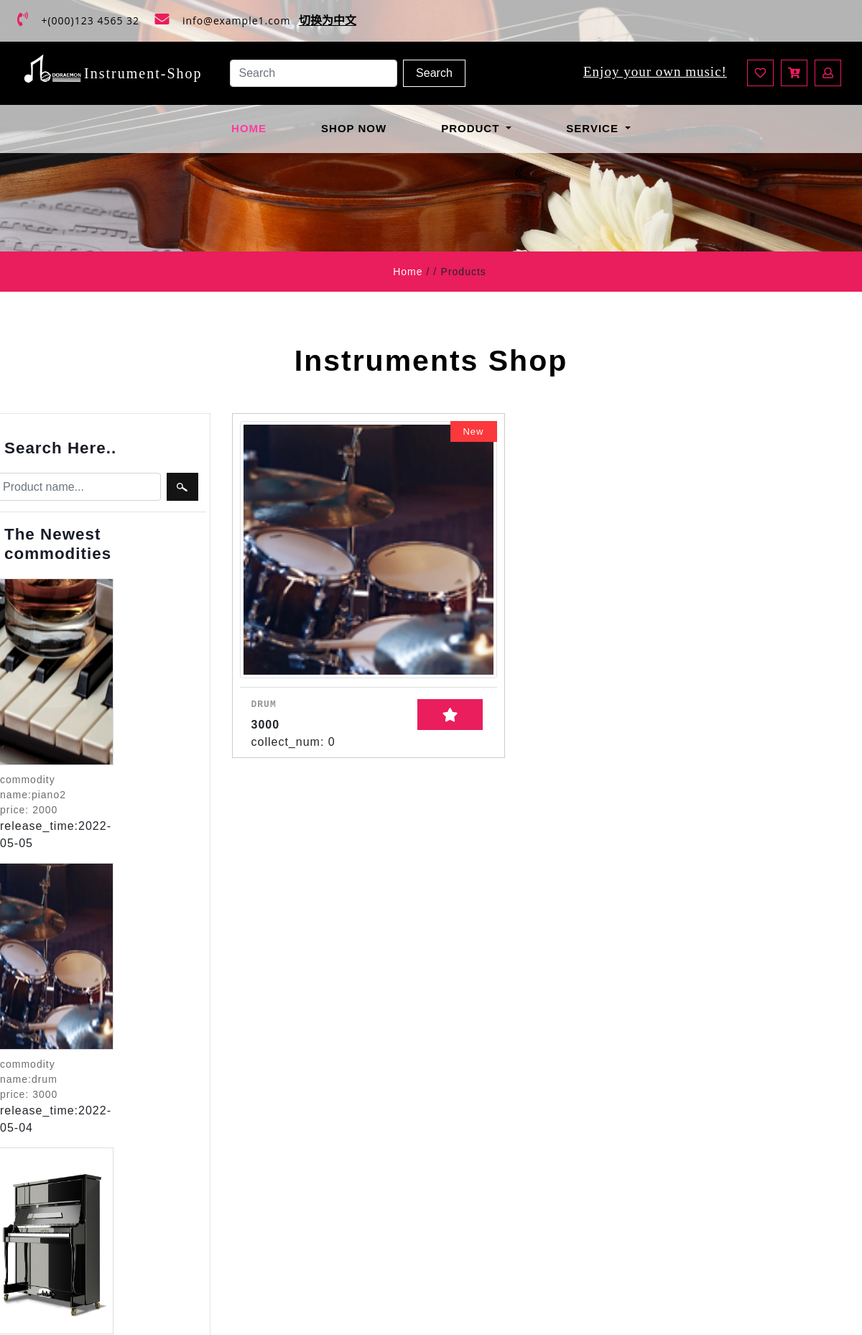
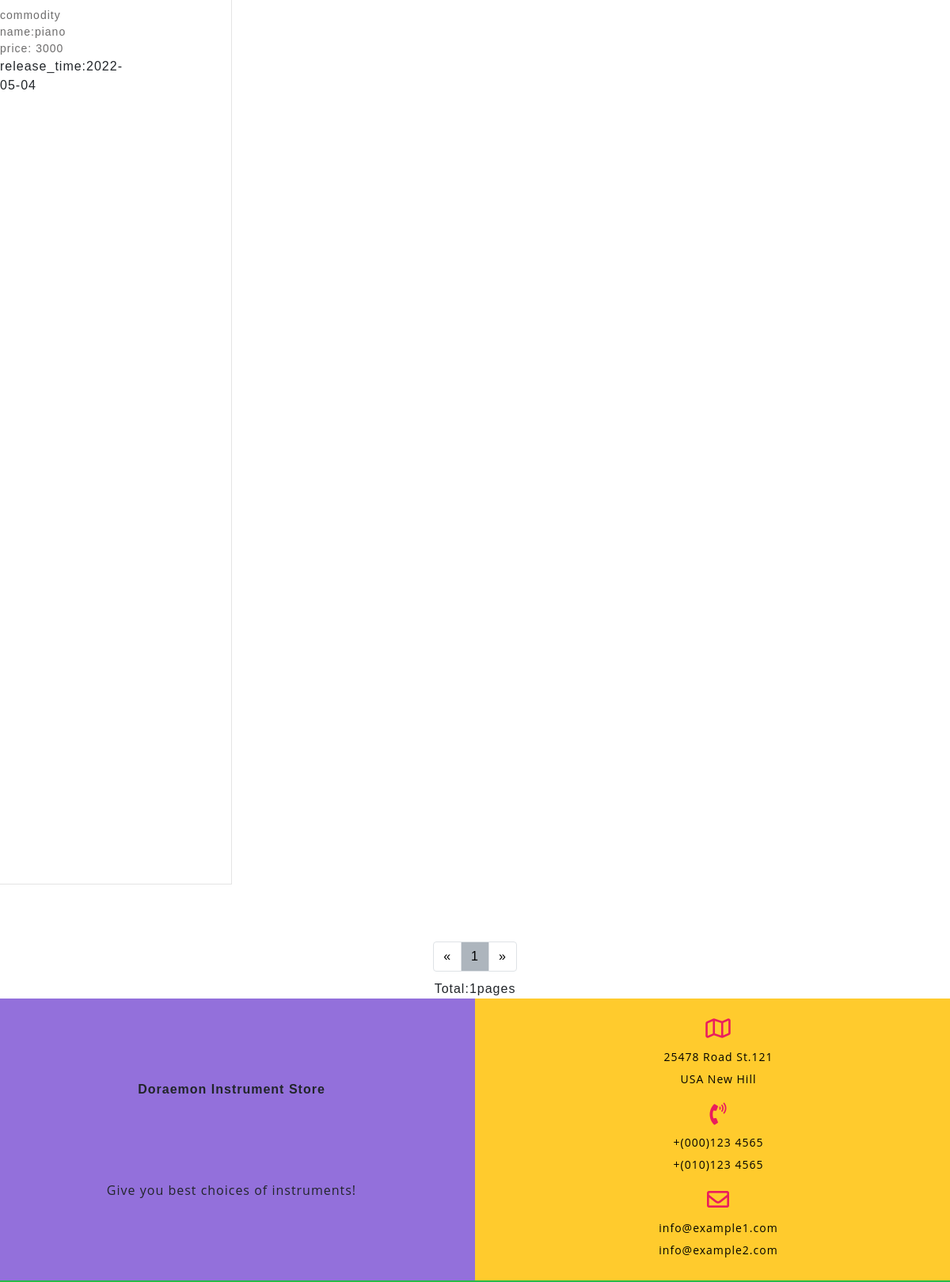
The app's page /product?type=1 (upper part) with its own data (2 pictures, top to bottom).
### app/models.py (models this page shows)
class Commodity(db.Model):
    __tablename__ = "commodity"
    __table_args__ = {'extend_existing': True}
    id = db.Column(db.Integer, primary_key=True, autoincrement=True)
    commodity_name = db.Column(db.String(32), nullable=False)
    release_time = db.Column(db.DateTime, default=datetime.now)
    cargo_quantity = db.Column(db.Integer, nullable=False)
    pic_path1 = db.Column(db.String(64), nullable=True)
    pic_path2 = db.Column(db.String(64), nullable=True)
    pic_path3 = db.Column(db.String(64), nullable=True)
    price = db.Column(db.Integer, nullable=False)
    introduction = db.Column(db.String(64), nullable=True)
    type = db.Column(db.String(32), nullable=False)
    collect_num = db.Column(db.Integer, default=0)
    is_collect = db.Column(db.Boolean, default=False, nullable=False)

### app/routes.py (the view)
@app.route('/product')
def product():
    types = request.args.get('type', None)
    if not types:
        return redirect(url_for('base'))
    if not all_type[types]:
        return redirect(url_for('base'))
    page = request.args.get('page', 1, type=int)
    products = Commodity.query.filter_by(type=all_type[types]).paginate(page,
                                                                        per_page=5,
                                                                        error_out=False)
    user_id = session.get('uid')
    for commodity in products.items:
        collections = Collections.query.filter_by(user_id=user_id, commodity_id=commodity.id).first()
        if collections:
            commodity.is_collected = True
        else:
            commodity.is_collected = False
    if islogined():
        authority = session.get('authority')
        user_icon = setIcon()
    else:
        authority = 0
        user_icon = 'NULL'
    new_commodities = Commodity.query.order_by(Commodity.id.desc()).all()[0:5]
    x = new_commodities
    for a in x:
        a.release_time = a.release_time.strftime('%Y-%m-%d')
    return render_template('product.html', islogin=islogined(), products=products, types=all_type,
                           type_value=all_type.values(),
                           authority=authority, new_commodities=x, icon=user_icon, type=types,
                           user_id=user_id)

### app/functions.py (called while the page is built)
def islogined():
    if session.get('USERNAME'):
        return True
    else:
        return False

### app/templates/product.html (shortened to what this page needs)
{% extends "base.html" %}
{% block content %}
    <link href="../static/css/paginationbar.css" rel='stylesheet' type='text/css' media="all">
    <link href="../static/css/bootstrap.min.css" rel="stylesheet" type="text/css" media="all">
    <link href="../static/css/fontawesome-all.min.css" rel="stylesheet" type="text/css" media="all">
    <link rel="stylesheet" href="../static/css/shop.css" type="text/css">
    <link rel="stylesheet" type="text/css" href="../static/css/jquery-ui1.css">
    <link href="../static/css/style.css" rel='stylesheet' type='text/css' media="all">
    <div class="inner_page-banner one-img">
    </div>
    <div class="using-border py-3">
        <div class="inner_breadcrumb  ml-4">
            <ul class="short_ls">
                <li>
                    <a href="index" class="i18n" contrastName="HOME">Home</a>
                    <span>/ /</span>
                </li>
                <li class="i18n" contrastName="PRODUCTS">Products</li>
            </ul>
        </div>
    </div>
    <section class="contact py-lg-4 py-md-3 py-sm-3 py-3">
        <div class="container-fluid py-lg-5 py-md-4 py-sm-4 py-3">
            <h3 class="title text-center mb-lg-5 mb-md-4 mb-sm-4 mb-3 i18n" href="index"
                contrastName="INSTRUMENTS_SHOP">Instruments Shop</h3>
            <div class="row">
                <div class="side-bar col-lg-3">
                    <div class="search-hotel">
                        <h3 class="agileits-sear-head i18n" contrastName="SEARCH_HERE">Search Here..</h3>
                        <form class="form-inline my-lg-0" action="{{ url_for('search') }}" method="post">
                        <input class="form-control mr-sm-2" placeholder="Product name..." id="search_result"
                               name="search_result"><input type="submit" value=" ">
                    </form>
                    </div>
                    <div class="deal-leftmk left-side">
                        <h3 class="agileits-sear-head i18n" contrastName="TNC">The Newest commodities</h3>
                        {% for commodity in new_commodities %}
                            <div class="row special-sec1">
                                <div class="col-xs-4 img-deals">
                                    <img src="{{ commodity.pic_path1 }}" alt="" class="img-fluid">
                                </div>
                                <div class="col-xs-8 img-deal1">
                                    <a href="single/{{ commodity.id }}">commodity name:{{ commodity.commodity_name }}</a><br>
                                <a href="single/{{ commodity.id }}">price: {{ commodity.price }}</a><br>
                                    <span class="i18n"
                                          contrastName="RELEASE_TIME">release_time:</span><span>{{ commodity.release_time }}</span>
                                </div>
                            </div>
                        {% endfor %}
                    </div>
                </div>
                <div class="left-ads-display col-lg-9">
                    {% for product in products.items %}
                        <div class="row2">
                            <div class="col-lg-4 col-md-6 col-sm-6 product-men women_two">
                                <div class="product-toys-info">
                                    <div class="men-pro-item">
                                        <div class="men-thumb-item">
                                            <img src="{{ product.pic_path1 }}" class="img-thumbnail img-fluid" alt="">
                                            <span class="product-new-top i18n" contrastName="NEW">New</span>
                                        </div>
                                        <div class="item-info-product">
                                            <div class="info-product-price">
                                                <div class="grid_meta">
                                                    <div class="product_price">
                                                        <h4>
                                                            <a href="single/{{ product.id }}">{{ product.commodity_name }}</a>
                                                        </h4>
                                                        <div class="grid-price mt-2">
                                                            <span class="money ">{{ product.price }}</span><br>
                                                            <span class="i18n" contrastName="COLLECT_NUM">collect_num:</span>
                                                            <span id="collect_num">{{ product.collect_num }}</span>
                                                        </div>
                                                    </div>
                                                </div>
                                                <div class="toys single-item hvr-outline-out">
                                                    {% if authority != 1 %}
                                                    <button id="button_collect{{ product.id }}"
                                                            class="toys-cart ptoys-cart"
                                                            {% if product.is_collected %}
                                                            style="background: rgb(255, 193, 7)"
                                                            {% else %}
                                                            style="background: #ea1d5d"
                                                            {% endif %}
                                                            onclick=collect("{{ product.id }}")>
                                                        <i class="fas fa-star"></i>
                                                    </button>
                                                    {% endif %}
                                                </div>
                                            </div>
                                        </div>
                                    </div>
                                </div>
                            </div>
                        </div>
                    {% endfor %}
                </div>
            </div>
        </div>
    </section>
    <ul class="pagination-nav">
        <li class="page-item-nav">
            {% if  not products.has_prev %}
                <a class="page-link-nav" href="/product?type={{ type }}&page={{ products.page }}"
                   aria-label="Previous">
            {% endif %}
            <span aria-hidden="true">«</span>
            </a>
        </li>
        <li class="page-item-nav">
            <a class="page-link-nav"
               href="/product?type={{ type }}&page={{ products. page }}"
               style="background: #adb5bd">{{ products. page }}</a>
        </li>
        <li class="page-item-nav">
            {% if not products.has_next %}
                <a class="page-link-nav" href="/product?type={{ type }}&page={{ products.page }}"
                   aria-label="Next">
            {% endif %}
            <span aria-hidden="true">»</span>
            </a>
        </li>
    </ul>
    <ul style="display: flex;justify-content: center">
        <span class="i18n" contrastName="TOTAL2">Total: </span>{{ products.pages }} <span class="i18n"
                                                                                          contrastName="PAGES">pages</span>
    </ul>
    <section class="subscribe">
        <div class="container-fluid">
            <div class="row">
                <div class="col-lg-6 col-md-6 map-info-right px-0 text-center">
                    <div class="address-gried-2">
                        <b class="i18n" contrastName="DIS">Doraemon Instrument Store</b>
                        <p class="i18n" contrastName="GYBCOI">
                            Give you best choices of instruments!
                        </p>
                    </div>
                </div>
                <div class="col-lg-6 col-md-6 address-w3l-right text-center">
                    <div class="address-gried ">
                        <span class="far fa-map"></span>
                        <p>25478 Road St.121<br>USA New Hill
                        </div>
                    <div class="address-gried mt-3">
                        <span class="fas fa-phone-volume"></span>
                        <p> +(000)123 4565<br>+(010)123 4565</p>
                    </div>
                    <div class=" address-gried mt-3">
                        <span class="far fa-envelope"></span>
                        <p><a href="mailto:info@example.com">info@example1.com</a>
                            <br><a href="mailto:info@example.com">info@example2.com</a>
                        </p>
                    </div>
                </div>
            </div>
        </div>
    </section>
{% endblock %}

### app/static/css/paginationbar.css (style rules this page uses)
.page-link-nav { position: relative; display: block; padding: 0.5rem 0.75rem; margin-left: -1px; line-height: 1.25; color: black; background-color: #fff; border: 1px solid #dee2e6; }
.pagination-nav { display: -webkit-box; display: -ms-flexbox; display: flex; padding-left: 0; list-style: none; border-radius: 0.25rem; justify-content: center; margin-bottom: 10px; }
.page-item-nav:first-child .page-link-nav { margin-left: 0; border-top-left-radius: 0.25rem; border-bottom-left-radius: 0.25rem; }
.page-item-nav:last-child .page-link-nav { border-top-right-radius: 0.25rem; border-bottom-right-radius: 0.25rem; }

### app/static/css/shop.css (style rules this page uses)
.toys-cart { font-size: 1em; color: #fff; margin: 0; text-decoration: none; text-transform: capitalize; border: none; background: none; outline: none; -webkit-transition: .5s all; -moz-transition: .5s all; transition: .5s all; padding:5px 7px; }
.men-pro-item { position: relative; }
.img-deals img { width: 100%; border: 1px solid #ddd; }
.product-men:nth-child(4) .product-new-top,.product-men:nth-child(8) .product-new-top,.product-new-top,.product-men:nth-child(3) .product-new-top { background: #219ff3; }
.product-new-top { background: #fb383b; color: #fff; right: 0; position: absolute; top: 0; width: 80px; font-size: 13px; height: 29px; text-align: center; line-height: 2.3; }
span.money { font-size: 1em; font-weight: 700; }
.product-toys-info { border: 1px solid #ccc; padding: 10px; height: 480px; width: 380px; }
.search-hotel form input[type="submit"] { background: url(../image/search.png) no-repeat 7px 6px #151414; width: 44px; height: 39px; border: none; padding: 0; margin-top: 0; }
h3.agileits-sear-head { color: #181c27; margin-bottom: 20px; margin-left: 15px; font-size: 1.4em; font-weight: 600; }
.search-hotel { padding: 15px 0; border-bottom: 1px solid #e5e3db; }
.side-bar { max-width: 30%; padding: 20px 5px; border: 1px solid #e4e4e4; }
.product-men.women_two { margin-bottom: 12px; }
.left-side { margin-top: 18px; overflow: auto; }
.img-deal1 { padding: 0 .5em; margin-top: 10px; }
.img-deal1 a { font-size: 14px; color: #6d6c6c; }
.special-sec1 { margin-top: 15px; margin-left: 1px; margin-right: 1px; width: calc(100% - 130px); }
.men-thumb-item { text-align: center; position: relative; }
.item-info-product { text-align: center; }
.item-info-product h4 a { color: #080808; font-size: 15px; letter-spacing: 1px; text-transform: uppercase; font-weight: 700; }
.info-product-price { margin: 12px 0; }
.product-men img { width: 100%; }
.grid_meta { float: left; width: 80%; text-align: left; }
.info-product-price { margin: 12px 0; padding: 1em; border-top: 1px solid #ddd; }
button.toys-cart { font-size: 1.2em; color: #fff; border:none; text-align: center; border-left:none!important; background: none; background: #ea1d5d; width:20%; padding:12px 0px }
.product_price h4 a { color: #959596; font-size:13px; font-family: 'Inconsolata', monospace; }
@media (max-width:1280px) { .item-info-product h4 a { font-size: 13px; } }
@media (max-width:1280px) { .product-new-top { right: 0; top: 0; width: 65px; font-size: 13px; height: 29px; line-height: 2.3; } }
@media (max-width:1280px) { .img-deals { padding-left: 0; } }
@media (max-width:1280px) { .grid_meta { width: 70%; } }
@media (max-width:1280px) { button.toys-cart { width: 28%; } }

### records on screen
Commodity: pic_path1 (picture), commodity_name "piano2", price "2000", release_time "2022-05-05"
Commodity: pic_path1 (picture), commodity_name "drum", price "3000", release_time "2022-05-04", commodity_name "DRUM", collect_num "0"
Commodity: pic_path1 (picture), commodity_name "piano", price "3000", release_time "2022-05-04"

### other values on screen
{{ products. page }} "1"
{{ products.pages }} "1"
